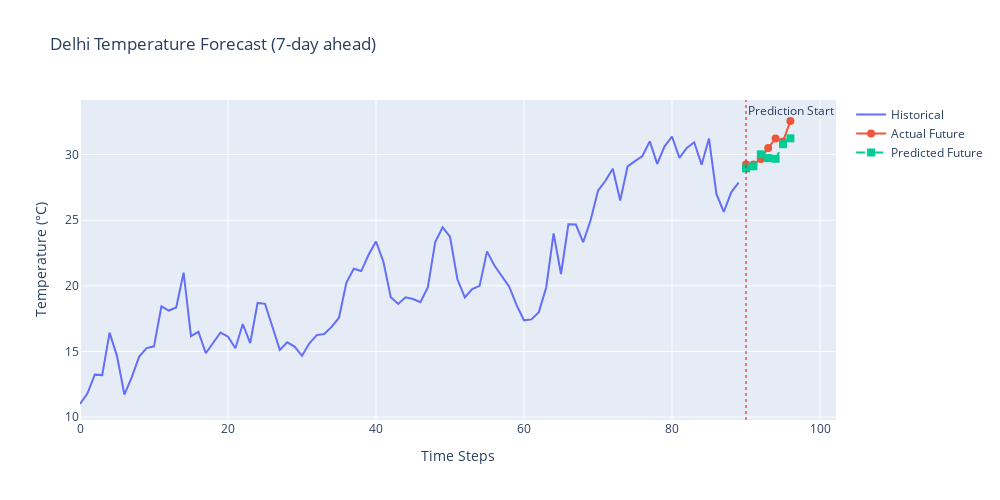

The notebook cell this image was saved under:
### Code cell
from src.visualization import plot_forecast, compute_metrics, print_metrics

context, target = val_dataset[10]
prediction = trainer.predict(context.unsqueeze(0)).squeeze(0)

fig = plot_forecast(
    context=context,
    target=target,
    prediction=prediction,
    dataset=val_dataset,
    title='Delhi Temperature Forecast (7-day ahead)',
    feature_idx=0,
    feature_name='Temperature (°C)'
)
fig.show()

target_denorm = val_dataset.denormalize(target, is_target=True)
prediction_denorm = val_dataset.denormalize(prediction, is_target=True)

metrics = compute_metrics(target_denorm[0], prediction_denorm[0])
print_metrics(metrics)

### Figure 1 — Plotly figure (JSON) as saved in the notebook; plotly's stock layout.template omitted (floating-point values rounded to 4 significant figures)
{"data": [{"line": {"width": 2}, "mode": "lines", "name": "Historical", "type": "scatter", "x": [0, 1, 2, 3, 4, 5, 6, 7, 8, 9, 10, 11, 12, 13, 14, 15, 16, 17, 18, 19, 20, 21, 22, 23, 24, 25, 26, 27, 28, 29, 30, 31, 32, 33, 34, 35, 36, 37, 38, 39, 40, 41, 42, 43, 44, 45, 46, 47, 48, 49, 50, 51, 52, 53, 54, 55, 56, 57, 58, 59, 60, 61, 62, 63, 64, 65, 66, 67, 68, 69, 70, 71, 72, 73, 74, 75, 76, 77, 78, 79, 80, 81, 82, 83, 84, 85, 86, 87, 88, 89], "y": [11.0, 11.79, 13.24, 13.2, 16.43, 14.65, 11.72, 13.04, 14.62, 15.26, 15.39, 18.44, 18.12, 18.35, 21.0, 16.18, 16.5, 14.86, 15.67, 16.44, 16.12, 15.25, 17.09, 15.64, 18.7, 18.63, 16.89, 15.12, 15.7, 15.38, 14.67, 15.62, 16.25, 16.33, 16.88, 17.57, 20.25, 21.3, 21.12, 22.36, 23.38, 21.83, 19.12, 18.62, 19.12, 19.0, 18.75, 19.88, 23.33, 24.46, 23.75, 20.5, 19.12, 19.75, 20.0, 22.62, 21.55, 20.79, 19.94, 18.53, 17.38, 17.44, 18.0, 19.88, 24.0, 20.9, 24.69, 24.67, 23.33, 25.0, 27.25, 28.0, 28.92, 26.5, 29.1, 29.5, 29.89, 31.0, 29.29, 30.62, 31.38, 29.75, 30.5, 30.93, 29.23, 31.22, 27.0, 25.62, 27.12, 27.86]}, {"line": {"width": 2}, "marker": {"size": 8}, "mode": "lines+markers", "name": "Actual Future", "type": "scatter", "x": [90, 91, 92, 93, 94, 95, 96], "y": [29.25, 29.25, 29.67, 30.5, 31.22, 31.0, 32.56]}, {"line": {"dash": "dash", "width": 2}, "marker": {"size": 8, "symbol": "square"}, "mode": "lines+markers", "name": "Predicted Future", "type": "scatter", "x": [90, 91, 92, 93, 94, 95, 96], "y": [28.94, 29.11, 30.02, 29.73, 29.68, 30.79, 31.24]}], "layout": {"annotations": [{"showarrow": false, "text": "Prediction Start", "x": 90, "xanchor": "left", "xref": "x", "y": 1, "yanchor": "top", "yref": "y domain"}], "height": 500, "shapes": [{"line": {"color": "red", "dash": "dot"}, "opacity": 0.5, "type": "line", "x0": 90, "x1": 90, "xref": "x", "y0": 0, "y1": 1, "yref": "y domain"}], "showlegend": true, "title": {"text": "Delhi Temperature Forecast (7-day ahead)"}, "width": 1000, "xaxis": {"title": {"text": "Time Steps"}}, "yaxis": {"title": {"text": "Temperature (°C)"}}}}
